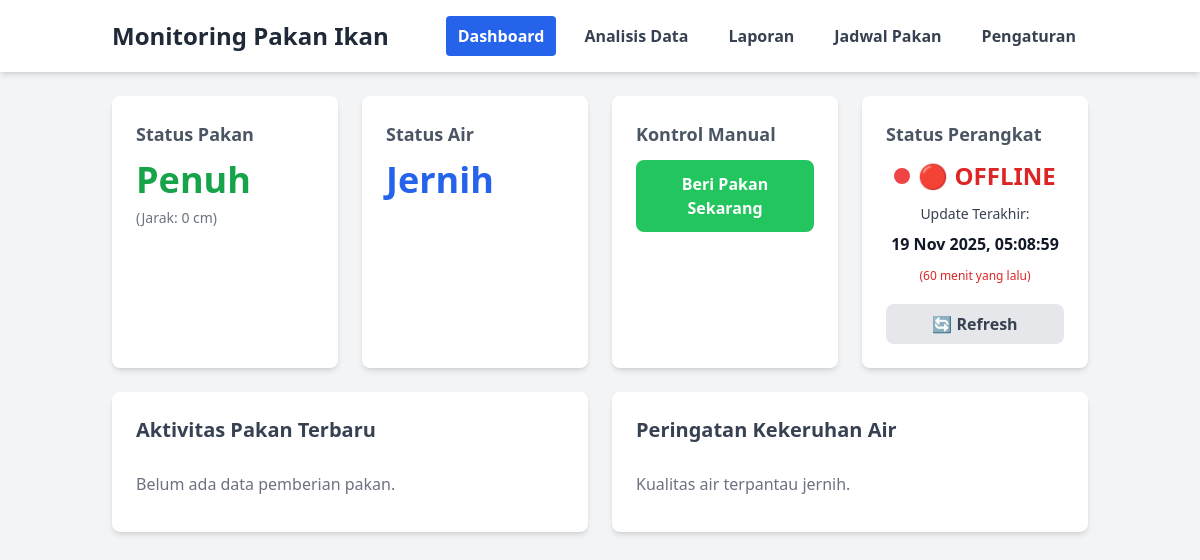
The page / on the database its author committed.
### tables this page shows
CREATE TABLE `status_sistem` (
  `id` INT(11) NOT NULL DEFAULT 1,
  `feed_status` VARCHAR(50) NOT NULL DEFAULT 'Penuh',
  `water_status` VARCHAR(50) NOT NULL DEFAULT 'Jernih',
  `last_update` TIMESTAMP NOT NULL DEFAULT current_timestamp() ON UPDATE current_timestamp(),
  PRIMARY KEY (`id`)
);

### index.php (the view, shortened to what this page needs)
<?php
require 'config/db.php';
$stmt = $db->prepare("SELECT * FROM status_sistem WHERE id = 1");
$stmt->execute();
$status = $stmt->fetch(PDO::FETCH_ASSOC);
$last_update = strtotime($status['last_update']);
$now = time();
$selisih_detik = $now - $last_update;
$batas_offline = 120;
$is_online = $selisih_detik <= $batas_offline;
$status_text = $is_online ? 'ONLINE' : 'OFFLINE';
$status_color = $is_online ? 'bg-green-500' : 'bg-red-500';
$status_icon = $is_online ? '🟢' : '🔴';
$jarak_status_text = $status['feed_status'];
$jarak_color_class = 'text-green-600';
$water_color_class = ($status['water_status'] == 'Keruh') ? 'text-yellow-700' : 'text-blue-600';
$stmt_log_pakan = $db->prepare("SELECT waktu, berat_pakan FROM log_pemberian_pakan ORDER BY waktu DESC LIMIT 5");
$stmt_log_pakan->execute();
$log_pakan = $stmt_log_pakan->fetchAll(PDO::FETCH_ASSOC);
$stmt_log_air = $db->prepare("SELECT waktu, nilai_kekeruhan FROM log_kekeruhan_air WHERE nilai_kekeruhan > 700 ORDER BY waktu DESC LIMIT 5");
$stmt_log_air->execute();
$log_air_keruh = $stmt_log_air->fetchAll(PDO::FETCH_ASSOC);
?>
<!DOCTYPE html>
<html lang="id" class="light">
<head>
    <script src="https://cdn.tailwindcss.com"></script>
</head>
<body class="bg-gray-100">
    <header class="bg-white shadow-md">
        <nav class="container mx-auto px-6 py-4 flex justify-between items-center">
            <div class="text-2xl font-bold text-gray-800">
                Monitoring Pakan Ikan
            </div>
            <div class="flex space-x-4">
                <a href="index.php" class="px-3 py-2 rounded bg-blue-600 text-white font-semibold">Dashboard</a>
                <a href="analisis.php" class="px-3 py-2 rounded text-gray-700 hover:bg-gray-200 font-semibold">Analisis Data</a>
                <a href="laporan.php" class="px-3 py-2 rounded text-gray-700 hover:bg-gray-200 font-semibold">Laporan</a>
                <a href="jadwal.php" class="px-3 py-2 rounded text-gray-700 hover:bg-gray-200 font-semibold">Jadwal Pakan</a>
                <a href="pengaturan.php" class="px-3 py-2 rounded text-gray-700 hover:bg-gray-200 font-semibold">Pengaturan</a>
            </div>
        </nav>
    </header>
    <main class="container mx-auto p-6">
        <div class="grid grid-cols-1 md:grid-cols-2 lg:grid-cols-4 gap-6 mb-6">
            <div class="bg-white p-6 rounded-lg shadow-md">
                <h2 class="text-lg font-semibold text-gray-600 mb-3">Status Pakan</h2>
                <div class="text-4xl font-bold <?php echo $jarak_color_class; ?>">
                    <?php echo htmlspecialchars($jarak_status_text); ?>
                </div>
                <div class="text-sm text-gray-500 mt-2">
                    (Jarak: <?php echo $status['jarak_cm']; ?> cm)
                </div>
            </div>
            <div class="bg-white p-6 rounded-lg shadow-md">
                <h2 class="text-lg font-semibold text-gray-600 mb-3">Status Air</h2>
                <div class="text-4xl font-bold <?php echo $water_color_class; ?>">
                    <?php echo htmlspecialchars($status['water_status']); ?>
                </div>
            </div>
            <div class="bg-white p-6 rounded-lg shadow-md">
                <h2 class="text-lg font-semibold text-gray-600 mb-3">Kontrol Manual</h2>
                <button id="manualFeedButton" class="w-full bg-green-500 text-white font-bold py-3 px-4 rounded-lg hover:bg-green-600 transition duration-300">
                    Beri Pakan Sekarang
                </button>
            </div>
            <div class="bg-white p-6 rounded-lg shadow-md">
                <h2 class="text-lg font-semibold text-gray-600 mb-3">Status Perangkat</h2>
                <div class="flex items-center justify-center mb-3">
                    <div class="<?php echo $status_color; ?> rounded-full h-4 w-4 mr-2 <?php echo $is_online ? 'status-pulse' : ''; ?>"></div>
                    <span class="text-2xl font-bold <?php echo $is_online ? 'text-green-600' : 'text-red-600'; ?>">
                        <?php echo $status_icon; ?> <?php echo $status_text; ?>
                    </span>
                </div>
                <div class="text-gray-700 text-sm text-center mb-2">
                    Update Terakhir:
                </div>
                <div class="text-base font-semibold text-gray-900 text-center mb-3">
                    <?php echo date('d M Y, H:i:s', strtotime($status['last_update'])); ?>
                </div>
                <?php if (!$is_online): ?>
                    <div class="text-xs text-red-600 text-center mb-3">
                        (<?php echo round($selisih_detik / 60); ?> menit yang lalu)
                    </div>
                <?php endif; ?>
                <button onclick="location.reload()" class="w-full mt-2 bg-gray-200 text-gray-700 font-semibold py-2 px-4 rounded-lg hover:bg-gray-300 transition duration-300">
                    🔄 Refresh
                </button>
            </div>
        </div>
        <div class="grid grid-cols-1 lg:grid-cols-2 gap-6">
            <div class="bg-white p-6 rounded-lg shadow-md">
                <h3 class="text-xl font-semibold text-gray-700 mb-4">Aktivitas Pakan Terbaru</h3>
                <ul class="divide-y divide-gray-200">
                    <?php if (empty($log_pakan)): ?>
                        <li class="py-3 text-gray-500">Belum ada data pemberian pakan.</li>
                    <?php endif; ?>
                </ul>
            </div>
            <div class="bg-white p-6 rounded-lg shadow-md">
                <h3 class="text-xl font-semibold text-gray-700 mb-4">Peringatan Kekeruhan Air</h3>
                <ul class="divide-y divide-gray-200">
                    <?php if (empty($log_air_keruh)): ?>
                        <li class="py-3 text-gray-500">Kualitas air terpantau jernih.</li>
                    <?php endif; ?>
                </ul>
            </div>
        </div>
    </main>
</body>
</html>

### rows shown on the page
status_sistem: feed_status "Penuh", jarak_cm "0", water_status "Jernih", last_update "19 Nov 2025, 05:08:59"
